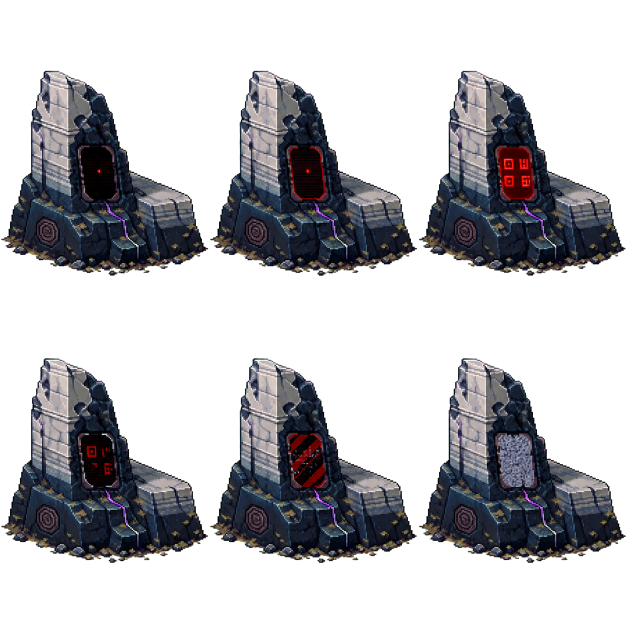
#> input picture Concept Art Book/production-pixel/AB-01/signal-mineral/terminal-signal-mineral-exploration-sheet-alpha.png, 1254 x 1254 px (shown at 1/2 size)
$ python build_signal_mineral_terminal.py
#> lines starting #> are read from the running program, lines starting #| are printed output that depends on the picture; after the words box and inside, x2 and y2 are one past the last pixel; in counts of white or black regions, pixels touching at a corner belong together
from __future__ import annotations

import json
from pathlib import Path

from PIL import Image, ImageChops


ROOT = Path(__file__).resolve().parent
SOURCE = ROOT / "terminal-signal-mineral-exploration-sheet-alpha.png"
FRAMES_DIR = ROOT / "frames"
QA_DIR = ROOT / "qa"
LOGICAL_SIZE = 64
GRID = (3, 2)
FRAME_DURATIONS_MS = [520, 180, 240, 220, 140, 420]


def alpha_bbox(image: Image.Image) -> tuple[int, int, int, int]:
    alpha = image.getchannel("A").point(lambda value: 255 if value >= 32 else 0)
    box = alpha.getbbox()
    if box is None:
        raise ValueError("A sprite-sheet cell contains no opaque subject pixels")
    return box


def normalized_cells(sheet: Image.Image) -> list[Image.Image]:
    columns, rows = GRID
    if sheet.width % columns or sheet.height % rows:
        raise ValueError(f"Sheet dimensions {sheet.size} are not divisible by {columns}x{rows}")

    cell_width = sheet.width // columns
    cell_height = sheet.height // rows
    cells: list[Image.Image] = []

    for row in range(rows):
        for column in range(columns):
            cell = sheet.crop(
                (
                    column * cell_width,
                    row * cell_height,
                    (column + 1) * cell_width,
                    (row + 1) * cell_height,
                )
            )
            subject = cell.crop(alpha_bbox(cell))
            subject.thumbnail((60, 60), Image.Resampling.NEAREST)

            canvas = Image.new("RGBA", (LOGICAL_SIZE, LOGICAL_SIZE), (0, 0, 0, 0))
            x = (LOGICAL_SIZE - subject.width) // 2
            y = LOGICAL_SIZE - subject.height - 2
            canvas.alpha_composite(subject, (x, y))
            cells.append(canvas)

    return cells


def warning_membrane_box(cells: list[Image.Image]) -> tuple[int, int, int, int]:
    union: tuple[int, int, int, int] | None = None
    for image in cells[1:5]:
        red_mask = Image.new("L", image.size, 0)
        red_pixels = red_mask.load()
        pixels = image.load()
        for y in range(image.height):
            for x in range(image.width):
                red, green, blue, alpha = pixels[x, y]
                if alpha >= 64 and red >= 72 and red >= green * 1.65 and red >= blue * 1.25:
                    red_pixels[x, y] = 255
        box = red_mask.getbbox()
        if box is None:
            continue
        union = box if union is None else (
            min(union[0], box[0]),
            min(union[1], box[1]),
            max(union[2], box[2]),
            max(union[3], box[3]),
        )

    if union is None:
        raise ValueError("Could not locate the warning membrane")

    return (
        max(0, union[0] - 2),
        max(0, union[1] - 2),
        min(LOGICAL_SIZE, union[2] + 2),
        min(LOGICAL_SIZE, union[3] + 2),
    )


def stable_animation(cells: list[Image.Image], screen_box: tuple[int, int, int, int]) -> list[Image.Image]:
    base = cells[0]
    frames: list[Image.Image] = []
    for cell in cells:
        frame = base.copy()
        frame.alpha_composite(cell.crop(screen_box), (screen_box[0], screen_box[1]))
        frames.append(frame)
    return frames


def save_gif(frames: list[Image.Image], path: Path, scale: int = 1) -> None:
    rendered = [
        frame.resize((LOGICAL_SIZE * scale, LOGICAL_SIZE * scale), Image.Resampling.NEAREST)
        for frame in frames
    ]
    rendered[0].save(
        path,
        save_all=True,
        append_images=rendered[1:],
        duration=FRAME_DURATIONS_MS,
        loop=0,
        disposal=2,
        transparency=0,
        optimize=False,
    )


def save_sheet(frames: list[Image.Image], path: Path, scale: int = 1) -> None:
    sheet = Image.new("RGBA", (LOGICAL_SIZE * 3, LOGICAL_SIZE * 2), (0, 0, 0, 0))
    for index, frame in enumerate(frames):
        sheet.alpha_composite(frame, ((index % 3) * LOGICAL_SIZE, (index // 3) * LOGICAL_SIZE))
    if scale != 1:
        sheet = sheet.resize((sheet.width * scale, sheet.height * scale), Image.Resampling.NEAREST)
    sheet.save(path)


def main() -> None:
    FRAMES_DIR.mkdir(parents=True, exist_ok=True)
    QA_DIR.mkdir(parents=True, exist_ok=True)

    source = Image.open(SOURCE).convert("RGBA")
#> source is the input picture: PIL image 1254x1254 RGBA; mean R, G, B, A 24.1, 24, 27.4, 92.3
    cells = normalized_cells(source)
#> the loop in normalized_cells, `for row in range(rows):` made 2 passes
#> pass 1, in alpha_bbox, `alpha = image.getchannel("A").point(lambda value: 255 if value >= 32 e..`:
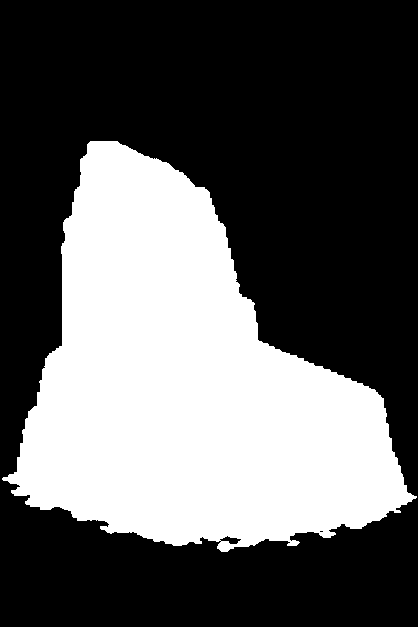
#> alpha: PIL image 418x627 L; 36.5% white; 1 white region, box (x1, y1, x2, y2) and area: (2, 141, 417, 552) 95762
#> after the loop in normalized_cells, `for row in range(rows):`:
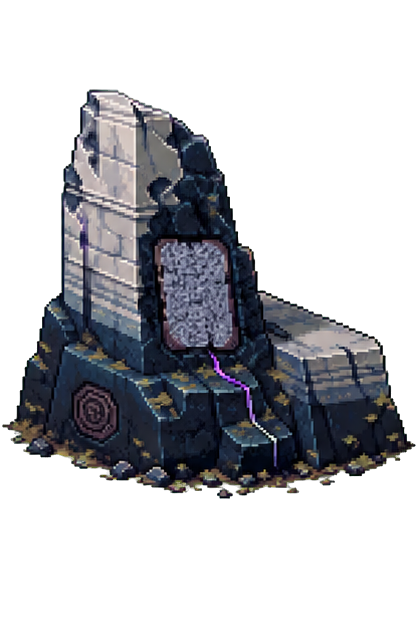
#> cell: PIL image 418x627 RGBA; mean R, G, B, A 25.4, 26.2, 30.1, 92.2; transparent parts drawn white
#> after the loop in normalized_cells, `for row in range(rows):`:
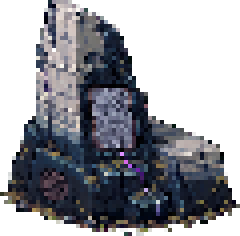
#> subject: PIL image 60x59 RGBA (shown 4 times larger); mean R, G, B, A 39.6, 40.8, 46.7, 142.2; transparent parts drawn white
#> after the loop in normalized_cells, `for row in range(rows):`: cells = 6 items
#> cells = 6 items
    screen_box = warning_membrane_box(cells)
#> the loop in warning_membrane_box, `for image in cells[1:5]:` made 4 passes
#> box on passes 1 to 4: (25, 24, 50, 60), (25, 24, 50, 60), (27, 28, 34, 36), (25, 25, 39, 40)
#> screen_box = (23, 22, 52, 62)
    frames = stable_animation(cells, screen_box)
#> the loop in stable_animation, `for cell in cells:` made 6 passes
#> after the loop in stable_animation, `for cell in cells:`:
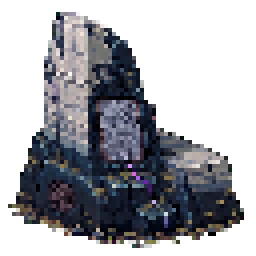
#> frame: PIL image 64x64 RGBA (shown 4 times larger); mean R, G, B, A 34.2, 35.3, 40.3, 122.9; transparent parts drawn white
#> after the loop in stable_animation, `for cell in cells:`: frames = 6 items
#> frames = 6 items

    for index, frame in enumerate(frames, start=1):
        frame.save(FRAMES_DIR / f"terminal-signal-{index:02d}-64x64.png")
#> this loop made 6 passes

    frames[2].save(ROOT / "terminal-signal-mineral-available-64x64.png")
    save_sheet(frames, ROOT / "terminal-signal-mineral-sheet-192x128.png")
#> in save_sheet, `sheet = Image.new("RGBA", (LOGICAL_SIZE * 3, LOGICAL_SIZE * 2), (0, 0,..`: sheet: PIL image 192x128 RGBA; every value is 0
#> the loop in save_sheet, `for index, frame in enumerate(frames):` made 6 passes
    save_sheet(frames, QA_DIR / "terminal-signal-mineral-sheet-4x.png", scale=4)
#> call 2 of save_sheet, with scale = 4
#> the loop in save_sheet (call 2), `for index, frame in enumerate(frames):` made 6 passes
#> in save_sheet (call 2), `sheet = sheet.resize((sheet.width * scale, sheet.height * scale), Imag..`:
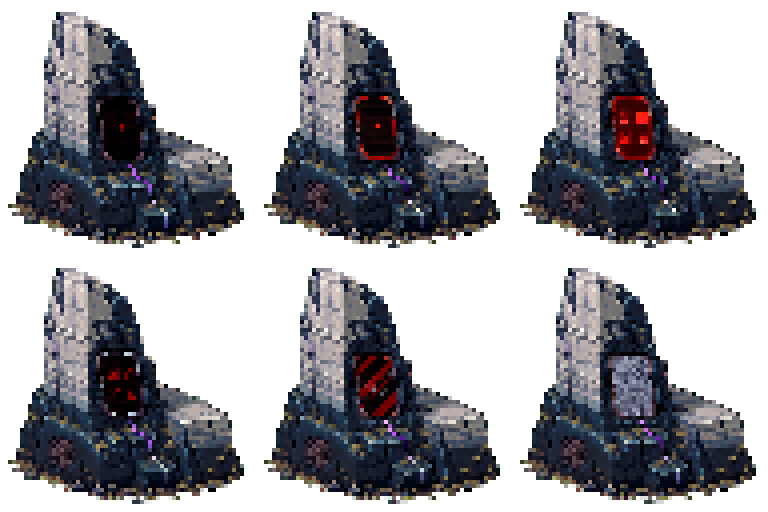
#> sheet: PIL image 768x512 RGBA; mean R, G, B, A 32.6, 32.4, 36.8, 123.1; transparent parts drawn white
    save_gif(frames, ROOT / "terminal-signal-loop-64x64.gif")
    save_gif(frames, QA_DIR / "terminal-signal-loop-4x.gif", scale=4)

    outside_differences = []
    screen_mask = Image.new("L", (LOGICAL_SIZE, LOGICAL_SIZE), 0)
    screen_mask.paste(255, screen_box)
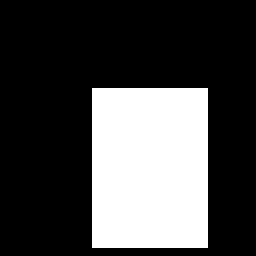
#> screen_mask: PIL image 64x64 L (shown 4 times larger); 28.3% white; 1 white region, box (x1, y1, x2, y2) and area: (23, 22, 52, 62) 1160
    outside_mask = ImageChops.invert(screen_mask)
    for frame in frames[1:]:
        difference = ImageChops.difference(frames[0], frame).convert("RGBA")
        difference.putalpha(ImageChops.multiply(difference.getchannel("A"), outside_mask))
        outside_differences.append(difference.getbbox())
#> this loop made 5 passes
#> pass 1, in main, `difference = ImageChops.difference(frames[0], frame).convert("RGBA")`:
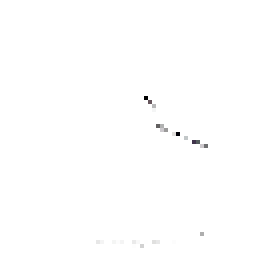
#> difference: PIL image 64x64 RGBA (shown 4 times larger); mean R, G, B, A 4.5, 3.4, 3.4, 0.6; transparent parts drawn white
#> after the loop, outside_differences = 5 items

    if any(box is not None for box in outside_differences):
        raise ValueError("Animation changed pixels outside the warning membrane box")

    print(
        json.dumps(
            {
                "source_dimensions": source.size,
                "logical_frame_dimensions": [LOGICAL_SIZE, LOGICAL_SIZE],
                "frame_count": len(frames),
                "screen_box": screen_box,
                "durations_ms": FRAME_DURATIONS_MS,
                "body_pixels_stable_outside_screen": True,
            },
            indent=2,
        )
    )
#> (printed output is left out)


if __name__ == "__main__":
    main()
